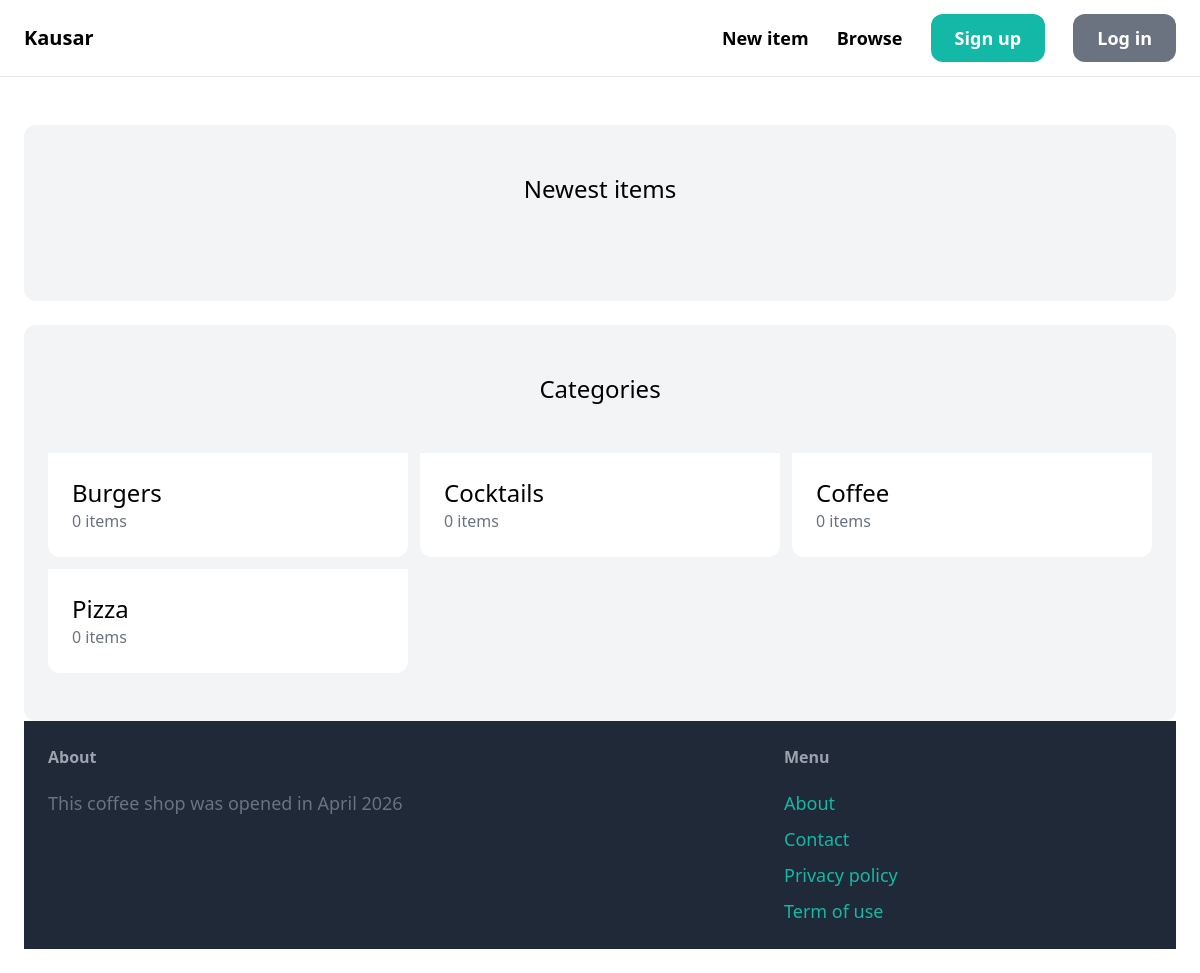
The app's page /, older data.
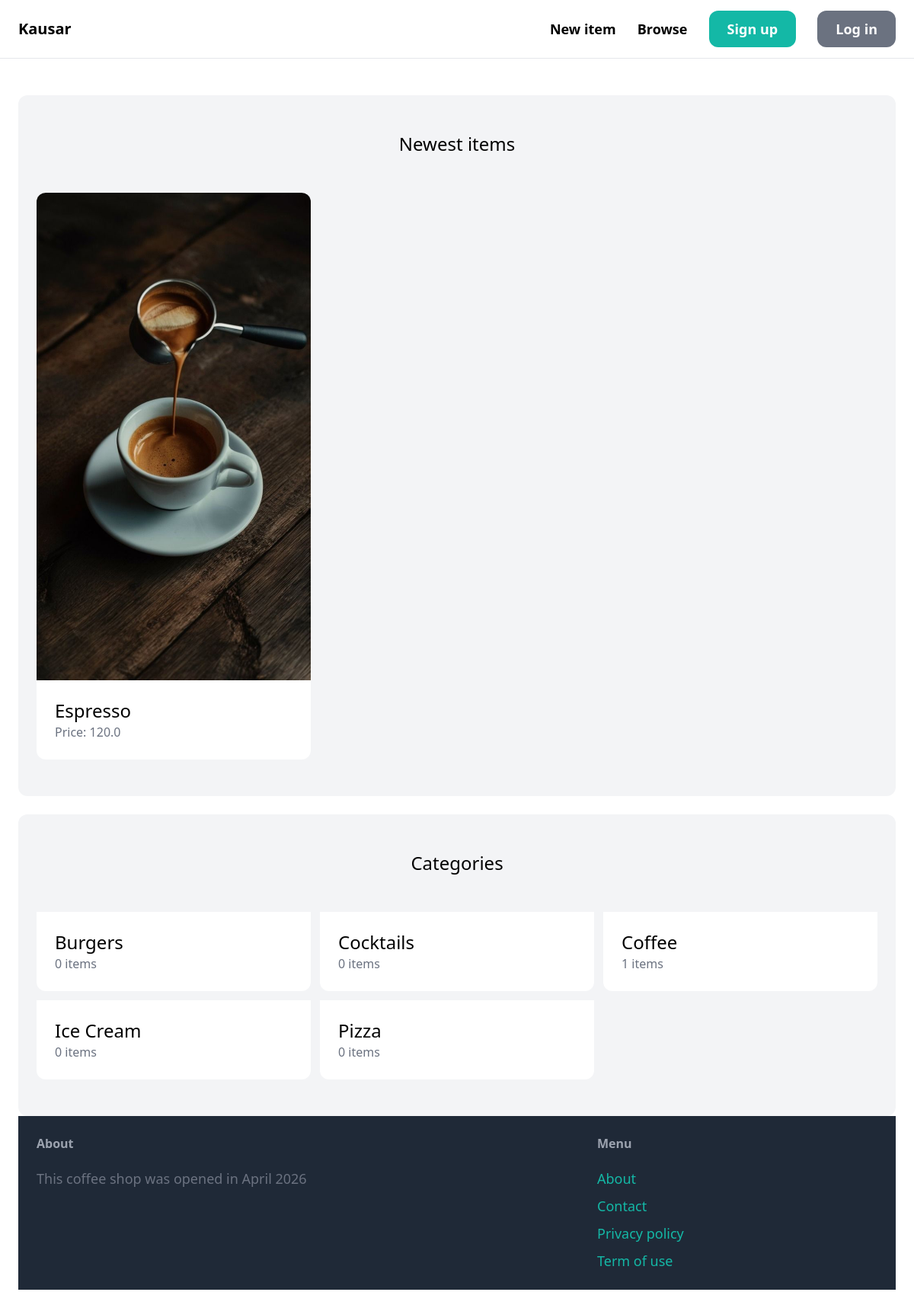
The same page, newer data.
### item/models.py (models this page shows, shortened)
class Category(models.Model):
    name = models.CharField(max_length=255)
    class Meta:
        ordering = ('name',)
        verbose_name_plural = 'Categories'

class Item(models.Model):
    category = models.ForeignKey(Category, related_name='items', on_delete=models.CASCADE)
    name = models.CharField(max_length=255)
    description = models.TextField(blank=True, null=True)
    price = models.FloatField()
    image = models.ImageField(upload_to='item_images', blank=True, null=True)
    is_sold = models.BooleanField(default=False)
    created_at = models.DateTimeField(auto_now_add=True)
    created_by = models.ForeignKey(User, related_name='items', on_delete=models.CASCADE)

### core/views.py (the view)
# urls.py: path('', views.index, name='index'),
def index(request):
    items = Item.objects.filter(is_sold=False)[0:6]
    categories = Category.objects.all()
    return render(request, 'core/index.html', {
        'categories': categories,
        'items': items,
    })

### core/templates/core/index.html (shortened to what this page needs)
{% extends 'core/base.html' %}
{% block content %}
    <div class="mt-6 px-6 py-12 bg-gray-100 rounded-xl">
        <h2 class="mb-12 text-2xl text-center">Newest items</h2>
        <div class="grid grid-cols-3 gap-3">
            {% for item in items %}
                <div>
                    <a href="{% url 'item:detail' item.id %}">
                        <div>
                            <img src="{{ item.image.url }}" class="rounded-t-xl">
                        </div>
                        <div class="p-6 bg-white rounded-b-xl">
                            <h2 class="text-2xl">{{ item.name }}</h2>
                            <p class="text-gray-500">Price: {{ item.price }}</p>
                        </div>
                    </a>
                </div>
            {% endfor %}
        </div>
    </div>
    <div class="mt-6 px-6 py-12 bg-gray-100 rounded-xl">
        <h2 class="mb-12 text-2xl text-center">Categories</h2>
        <div class="grid grid-cols-3 gap-3">
            {% for category in categories %}
                <div>
                    <a href="#">
                        <div class="p-6 bg-white rounded-b-xl">
                            <h2 class="text-2xl">{{ category.name }}</h2>
                            <p class="text-gray-500">{{ category.items.count }} items</p>
                        </div>
                    </a>
                </div>
            {% endfor %}
        </div>
{% endblock %}

Row changes from the older to the newer data that the page shows:
added Item: image (picture), name "Espresso", price "120.0"
computed for Category "Coffee": items.count "0" → "1"
added Category: name "Ice Cream", items.count "0"
